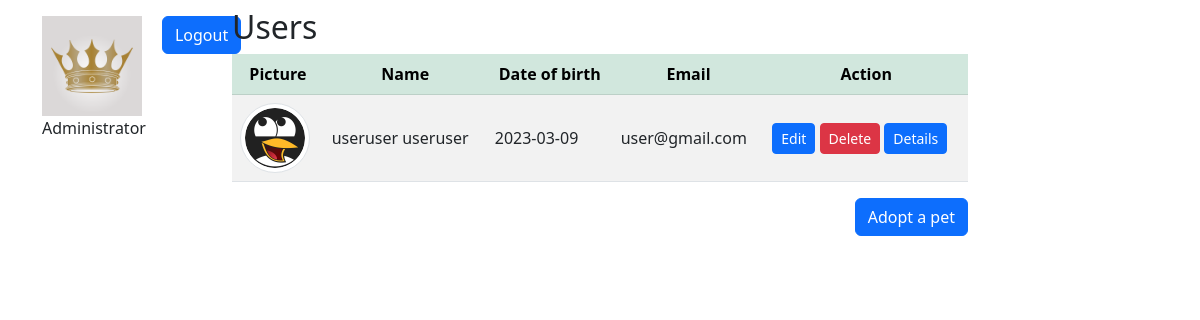
/dashboard.php (signed in), run on the app's committed database.
### tables this page shows
CREATE TABLE `user` (
  `id` int(11) NOT NULL,
  `first_name` varchar(255) NOT NULL,
  `last_name` varchar(255) NOT NULL,
  `password` varchar(255) NOT NULL,
  `date_of_birth` date NOT NULL,
  `email` varchar(255) NOT NULL,
  `image` varchar(255) DEFAULT NULL,
  `status` varchar(5) NOT NULL DEFAULT 'user'
);

### dashboard.php (the view, shortened to what this page needs)
<?php
require_once "components/db_connect.php";
$sql = "SELECT * FROM user WHERE id = {$_SESSION['adm']}";
$result = mysqli_query($connect, $sql);
$row = mysqli_fetch_assoc($result);
$users = "SELECT * FROM user WHERE status != 'adm'";
$resultUsers = mysqli_query($connect, $users);
$tbody = '';
if (mysqli_num_rows($resultUsers) > 0) {
    while ($data = mysqli_fetch_assoc($resultUsers)) {
        $tbody .= "<tr>
            <td><img class='img-thumbnail rounded-circle' src='pictures/{$data['image']}' alt='{$data['first_name']}'></td>
            <td> {$data['first_name']}  {$data['last_name']}  </td>
            <td> {$data['date_of_birth']}  </td>
            <td> {$data['email']}  </td>
            <td>
            <a href='update.php?id={$data['id']}'><button class='btn btn-primary btn-sm' type='button'>Edit</button></a>
            <a href='delete.php?id={$data['id']}'><button class='btn btn-danger btn-sm' type='button'>Delete</button></a>
            <a href='details.php?id={$data['id']}'><button class='btn btn-primary btn-sm' type='button'>Details</button></a>
            </td>
         </tr>";
    }
} else {
    $tbody = "<tr><td colspan='5'><center>No Data Available </center></td></tr>";
}
?>
<!DOCTYPE html>
<html lang="en">
<head>
    <?php require_once 'components/boot.php' ?>
</head>
<body>
    <div class="container">
        <div class="row">
            <div class="col-2" style="display:flex">
                <div>
                <img class="userImage mt-3" src="pictures/<?= $row['image'] ?>" alt="Adm avatar">
                <p class="">Administrator</p>
                </div>
                <a class="ms-3 mt-3" href="logout.php?logout"><button class="btn btn-primary">Logout</button></a>
            </div>
            <div class="col-8 mt-2">
                <p class='h2'>Users</p>
                <table class='table table-striped'>
                    <thead class='table-success'>
                        <tr>
                            <th>Picture</th>
                            <th>Name</th>
                            <th>Date of birth</th>
                            <th>Email</th>
                            <th>Action</th>
                        </tr>
                    </thead>
                    <tbody>
                        <?= $tbody ?>
                    </tbody>
                </table>
                <a class="float-end" href="products/index.php"><button class="btn btn-primary">Adopt a pet</button></a>
            </div>
        </div>
    </div>
</body>
</html>

### dashboard.php (style rules this page uses)
.img-thumbnail { width: 70px !important; height: 70px !important; }
td { text-align: left; vertical-align: middle; }
tr { text-align: center; }
.userImage { width: 100px; height: auto; }

### data on the page
user: image (picture)
user: image (picture), first_name "useruser", last_name "useruser", date_of_birth "2023-03-09", email "user@gmail.com"
